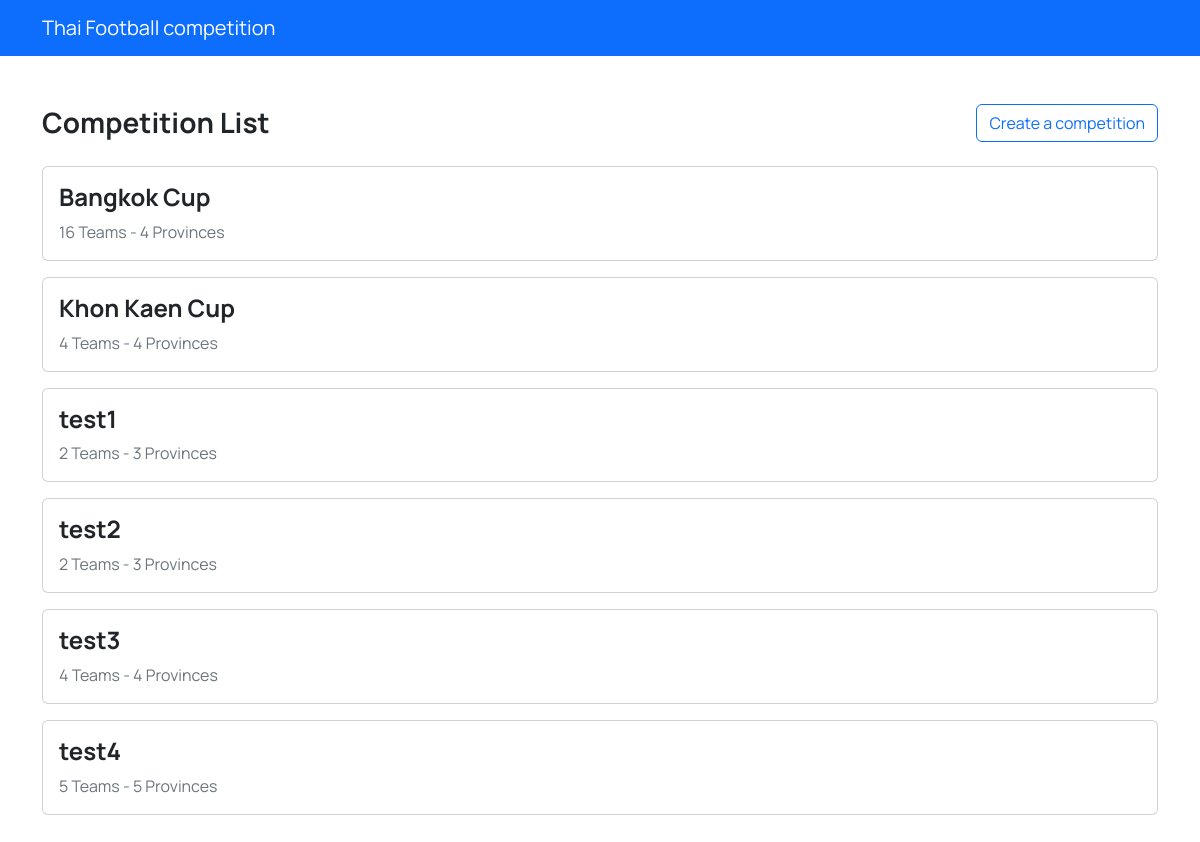
Page /competitionlist.php on the committed database.
### tables this page shows
CREATE TABLE `competitions` (
  `id` int(11) NOT NULL,
  `name` varchar(60) NOT NULL,
  `slug` varchar(60) NOT NULL,
  `max_teams` int(11) NOT NULL,
  `banner` text DEFAULT NULL
);

### competitionlist.php (the view, shortened to what this page needs)
<?php
	include_once('connect.php');
?>
<!DOCTYPE html>
<html lang="en">
  <head>
    <link rel="stylesheet" href="css/bootstrap.css" />
  </head>
  <body>
    <nav class="navbar navbar-expand-lg navbar-dark bg-primary">
      <div class="container">
        <a class="navbar-brand" href="competitionlist.php"
          >Thai Football competition</a
        >
      </div>
    </nav>
    <main class="container py-5">
      <header class="mb-4 d-flex align-items-center justify-content-between">
        <h3 class="mb-0">Competition List</h3>
        <a class="btn btn-outline-primary" href="competition-create.php">Create a competition</a>
      </header>
      <section class="competition-list">
		<?php
			  $sql = "SELECT c.* , COUNT(ap.provinces_id) as count_provinces FROM competitions as c LEFT JOIN allowed_provinces as ap ON c.id = ap.competitions_id GROUP BY c.id ORDER BY c.id;";
		  	  $result = $conn->query($sql);
		  	  while($row = mysqli_fetch_array($result)){
		?>
        <a href="competition-detail.php?competition_slug=<?=$row['slug']?>">
          <article class="competition-box card mb-3">
            <div class="card-body">
              <h4><?=$row['name']?></h4>
              <p class="text-muted mb-0"><?=$row['max_teams']?> Teams - <?=$row['count_provinces']?> Provinces</p>
            </div>
          </article>
        </a>
		<?php
			  }
		?>
      </section>
    </main>
  </body>
</html>

### rows in the picture
competitions: name "Bangkok Cup", max_teams "16", count_provinces "4"
competitions: name "Khon Kaen Cup", max_teams "4", count_provinces "4"
competitions: name "test1", max_teams "2", count_provinces "3"
competitions: name "test2", max_teams "2", count_provinces "3"
competitions: name "test3", max_teams "4", count_provinces "4"
competitions: name "test4", max_teams "5", count_provinces "5"
